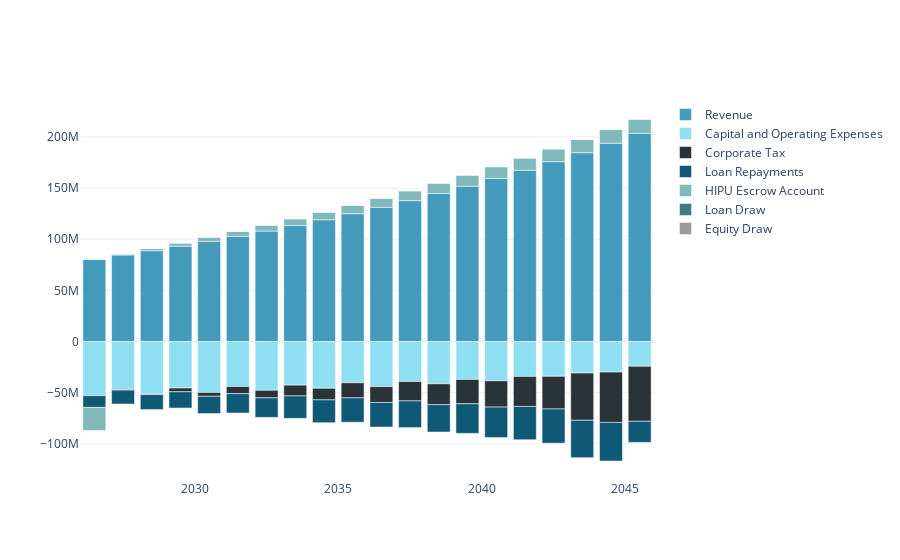

The notebook cell saved with this chart:
### Code cell
row_names = ["Revenue", "Total Expenses", "Corporate Tax Due", "Loan Repayments Due", "HIPU Escrow Account", "Loan Income", "Equity Income"]

graph_names = ["Revenue", "Capital and Operating Expenses", "Corporate Tax", "Loan Repayments", "HIPU Escrow Account", "Loan Draw", "Equity Draw"]

traces = [go.Bar(name=gn,x=df.iloc[:, 3:].columns, y=df.iloc[:, 3:].loc[rn] ) for (gn, rn) in zip(graph_names, row_names)]

fig = go.Figure(data=traces)
# Change the bar mode
fig.update_layout(barmode='relative')


# operating
